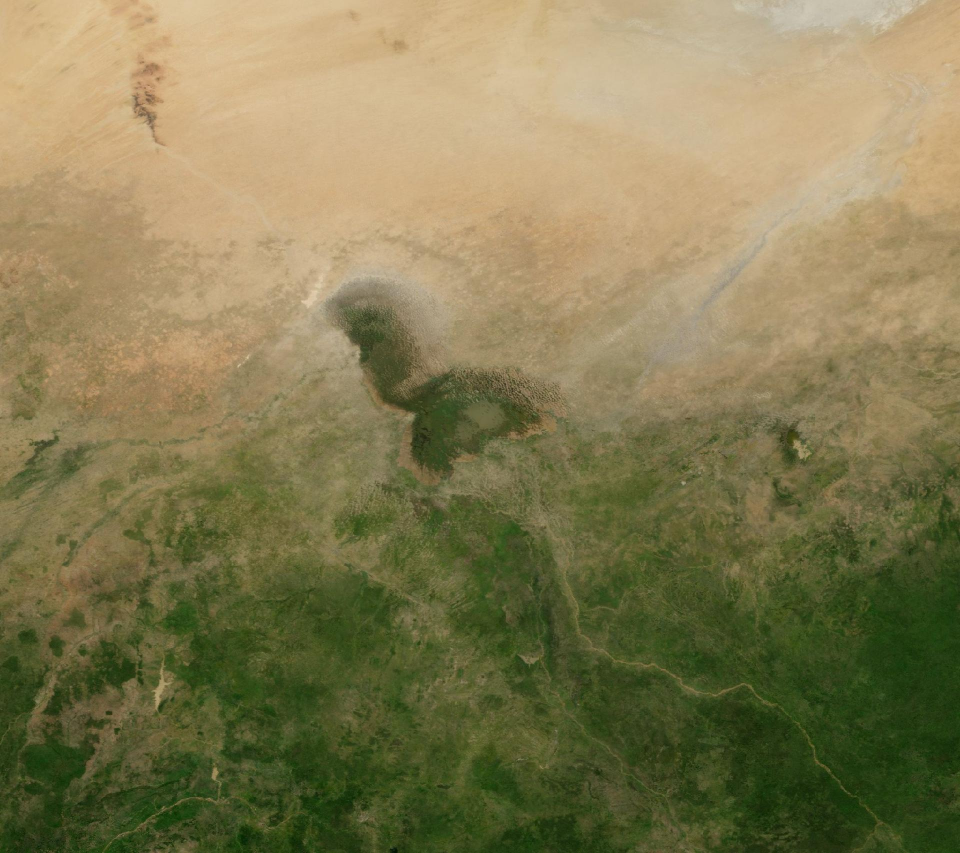
#> input picture creatorforge/films/fifty-2026-11-14/maps/chad.jpg, 1920 x 1706 px (shown at 1/2 size); its folder holds only this picture in this run
$ python -i fetch_assets.py   (imports and definitions only)
#> lines starting #> are read from the running program, lines starting #| are printed output that depends on the picture; after the words box and inside, x2 and y2 are one past the last pixel; in counts of white or black regions, pixels touching at a corner belong together
#> in cut, im is the input picture: PIL image 1920x1706 RGB; mean R, G, B 131.1, 123.6, 82.2
### creatorforge/worker/creatorforge_worker/media/cutouts.py
"""Real cut-out pictures for the Vox look: an object, a place or a public figure photographed for real, the subject
cut out, printed in black-and-white halftone with a white paper edge - the way editorial collages are made.

    c = cutouts.get("gavel", lib)            # -> Cutout(path, credit, name) or None
    c = cutouts.get("person:Narendra Modi", lib)

Photos come from Wikimedia Commons, keeping only public-domain and openly licensed files (the credit is kept and
shown). Fetched once on the pod and cached in the library folder; anything the library can't get returns None and
the graphic draws its vector icon instead, so a video never waits on or fails for a picture.

Cutting out: the ISNet model when the pod has it, else OpenCV GrabCut, else a plain-background flood fill. Every
cut is checked (a real subject, not the whole scene, not cut off at the edges) before it is used."""
from __future__ import annotations

import hashlib
import json
import os
import re
import threading
from dataclasses import dataclass
from pathlib import Path

# ---- the catalogue: object name -> Commons search (the words a script uses map onto these names) ---------------
CATALOG: dict[str, str] = {
    # hands (the collage workhorse)
    "hand pointing": "hand pointing index finger isolated white background",
    "hand holding": "hand holding isolated white background",
    "hand giving": "hand offering open palm isolated",
    "hand open": "open hand palm isolated white background",
    "hand fist": "raised fist isolated",
    "hand writing": "hand holding pen writing isolated",
    "hands shake": "handshake isolated white background",
    "hand phone": "hand holding smartphone isolated",
    "hand cash": "hand holding banknotes isolated",
    "hand vote": "inked finger india election",
    # money and economy
    "cash": "stack of banknotes isolated white background",
    "rupee note": "500 rupee banknote India",
    "coins": "stack of coins isolated white background",
    "rupee coin": "Indian rupee coin",
    "money bag": "money bag sack isolated",
    "wallet": "leather wallet isolated white background",
    "piggy bank": "piggy bank isolated white background",
    "calculator": "calculator isolated white background",
    "credit card": "credit card isolated",
    "gold": "gold bars bullion",
    "safe": "safe vault isolated",
    "receipt": "paper receipt isolated",
    "shopping cart": "shopping cart isolated white background",
    "price tag": "price tag isolated",
    "stock chart": "stock exchange board",
    # law, power, politics
    "gavel": "gavel isolated white background",
    "scales of justice": "scales of justice isolated",
    "handcuffs": "handcuffs isolated white background",
    "prison bars": "prison cell bars",
    "ballot box": "ballot box isolated",
    "evm": "electronic voting machine India",
    "megaphone": "megaphone isolated white background",
    "microphone": "microphone isolated white background",
    "podium": "lectern podium isolated",
    "crown": "crown isolated white background",
    "chess king": "chess king piece isolated",
    "chess pawn": "chess pawn isolated white background",
    "puppet": "marionette puppet strings",
    "mask": "theatre mask isolated",
    "chain": "metal chain isolated white background",
    "padlock": "padlock isolated white background",
    "key": "old key isolated white background",
    "stamp": "rubber stamp isolated",
    "signature": "fountain pen isolated white background",
    "flag pole": "empty flagpole",
    "crowd": "crowd of people rally",
    "protest": "protest placards crowd",
    "queue": "people queue line",
    "soldier": "soldier silhouette",
    "police": "police officer india",
    "lathi": "police baton",
    # media and tech
    "newspaper": "folded newspaper isolated white background",
    "old newspaper": "vintage newspaper stack",
    "television": "vintage television set isolated",
    "radio": "vintage radio isolated white background",
    "smartphone": "smartphone isolated white background",
    "old phone": "rotary telephone isolated",
    "laptop": "laptop isolated white background",
    "computer": "desktop computer isolated",
    "camera": "camera isolated white background",
    "server": "server rack data center",
    "satellite": "satellite in orbit",
    "magnifying glass": "magnifying glass isolated white background",
    "envelope": "envelope letter isolated white background",
    "documents": "stack of documents papers isolated",
    "file folder": "file folder isolated",
    "book": "old book isolated white background",
    "books": "stack of books isolated white background",
    "typewriter": "typewriter isolated white background",
    "pen": "fountain pen isolated",
    "pencil": "pencil isolated white background",
    "clipboard": "clipboard isolated white background",
    "speech bubble": "speech balloon",
    # everyday objects and symbols
    "clock": "wall clock isolated white background",
    "hourglass": "hourglass isolated white background",
    "calendar": "desk calendar isolated",
    "light bulb": "light bulb isolated white background",
    "bomb": "cartoon bomb fuse",
    "fire": "fire flames isolated black background",
    "smoke": "smoke isolated",
    "ladder": "wooden ladder isolated white background",
    "stairs": "stone staircase",
    "door": "old wooden door",
    "umbrella": "umbrella isolated white background",
    "dice": "dice isolated white background",
    "trophy": "trophy cup isolated white background",
    "medal": "medal isolated white background",
    "rocket": "rocket launch",
    "globe": "terrestrial globe isolated",
    "compass": "compass isolated white background",
    "map": "old map paper",
    "binoculars": "binoculars isolated white background",
    "shoe": "leather shoe isolated white background",
    "boot": "boot isolated white background",
    "suitcase": "suitcase isolated white background",
    "briefcase": "briefcase isolated white background",
    "pill": "pills isolated white background",
    "syringe": "syringe isolated white background",
    "stethoscope": "stethoscope isolated white background",
    "brain": "human brain model",
    "heart": "anatomical heart model",
    "eye": "human eye close up",
    "tree": "tree isolated white background",
    "wheat": "wheat ears isolated",
    "tractor": "tractor india",
    "water drop": "water drop",
    "oil barrel": "oil barrel isolated",
    "factory chimney": "factory chimney smoke",
    "power tower": "electricity pylon",
    "solar panel": "solar panel",
    # people as figures (charts with figures standing on bars)
    "businessman": "businessman standing full length isolated white background",
    "worker": "construction worker standing full length isolated",
    "farmer standing": "indian farmer standing full length",
    "student": "student standing full length isolated white background",
    "woman standing": "woman standing full length isolated white background",
    "man standing": "man standing full length isolated white background",
    "doctor": "doctor standing full length isolated white background",
    # transport
    "car": "car isolated white background",
    "truck": "truck isolated white background",
    "bus": "bus india",
    "train": "indian railways train",
    "plane": "airliner in flight",
    "ship": "cargo ship",
    "boat": "boat isolated",
    "bicycle": "bicycle isolated white background",
    "auto rickshaw": "auto rickshaw india",
    # places (India first)
    "parliament": "Parliament House New Delhi",
    "new parliament": "New Parliament building India",
    "red fort": "Red Fort Delhi",
    "india gate": "India Gate New Delhi",
    "supreme court": "Supreme Court of India building",
    "rashtrapati bhavan": "Rashtrapati Bhavan",
    "taj mahal": "Taj Mahal",
    "gateway of india": "Gateway of India Mumbai",
    "qutub minar": "Qutb Minar",
    "village": "indian village houses",
    "skyline": "Mumbai skyline",
    "office building": "office building facade",
    "skyscraper": "skyscraper",
    "bank": "bank building columns",
    "temple": "hindu temple india",
    "school": "school building india",
    "hospital": "hospital building india",
    "factory": "factory building",
    "farm": "farm field india",
    "column": "greek column isolated",
    "capitol": "United States Capitol",
    "white house": "White House Washington",
    "kremlin": "Moscow Kremlin",
    "big ben": "Big Ben Elizabeth Tower",
}

# the words scripts use -> catalogue names
ALIASES: dict[str, str] = {
    "money": "cash", "rupees": "rupee note", "currency": "cash", "notes": "cash", "coin": "coins",
    "phone": "smartphone", "mobile": "smartphone", "whatsapp": "smartphone", "message": "smartphone",
    "tv": "television", "news": "newspaper", "paper": "newspaper", "report": "documents", "document": "documents",
    "file": "file folder", "court": "gavel", "judge": "gavel", "law": "scales of justice", "justice": "scales of justice",
    "arrest": "handcuffs", "jail": "prison bars", "election": "ballot box", "vote": "ballot box", "voters": "crowd",
    "people": "crowd", "rally": "crowd", "speech": "microphone", "leader": "podium", "power": "crown",
    "control": "puppet", "lie": "mask", "fake": "mask", "propaganda": "megaphone", "search": "magnifying glass",
    "investigation": "magnifying glass", "evidence": "magnifying glass", "time": "clock", "deadline": "hourglass",
    "idea": "light bulb", "growth": "stairs", "rise": "stairs", "success": "trophy", "ads": "megaphone",
    "data": "server", "internet": "server", "website": "laptop", "farmers": "tractor", "farmer": "tractor",
    "government": "parliament", "delhi": "india gate", "army": "soldier", "travel": "suitcase", "business": "briefcase",
    "company": "office building", "health": "stethoscope", "medicine": "pill", "pollution": "factory chimney",
    "oil": "oil barrel", "electricity": "power tower", "school": "school", "education": "books", "book": "book",
    "letter": "envelope", "secret": "padlock", "freedom": "key", "trap": "chain", "plane": "plane", "flight": "plane",
    "stage": "podium", "rally speech": "podium", "censorship": "padlock", "corruption": "cash", "bribe": "hand cash",
    "inflation": "shopping cart", "prices": "price tag", "economy": "coins", "debt": "chain", "tax": "calculator",
    "budget": "calculator", "scam": "mask", "truth": "magnifying glass", "fear": "padlock", "hope": "light bulb",
    "risk": "dice", "luck": "dice", "war": "soldier", "attack": "bomb", "crisis": "fire", "danger": "fire",
    "victory": "trophy", "winner": "trophy", "race": "trophy", "strategy": "chess king", "game": "chess pawn",
    "pawn": "chess pawn", "voice": "microphone", "speak": "megaphone", "surveillance": "camera", "spy": "binoculars",
    "watch": "binoculars", "world": "globe", "global": "globe", "trade": "ship", "export": "ship", "jobs": "briefcase",
}

_PLACES = {"parliament", "new parliament", "red fort", "india gate", "supreme court", "rashtrapati bhavan", "taj mahal",
           "gateway of india", "qutub minar", "capitol", "white house", "kremlin", "big ben"}

_OK_LICENCE = re.compile(r"^(public domain|pd\b|pd-|cc0|cc by(-sa)?( \d\.\d)?|cc-by(-sa)?(-\d\.\d)?|no restrictions)",
                         re.I)


@dataclass
class Cutout:
    name: str
    path: Path
    credit: str = ""


FIGURES = {"ceo": "businessman", "boss": "businessman", "billionaire": "businessman", "rich": "businessman",
           "1%": "businessman", "worker": "worker", "labour": "worker", "labourer": "worker", "employee": "worker",
           "farmer": "farmer standing", "kisan": "farmer standing", "student": "student", "woman": "woman standing",
           "women": "woman standing", "man": "man standing", "men": "man standing", "doctor": "doctor",
           "teacher": "man standing", "voter": "man standing", "citizen": "man standing"}


# [45 lines left out: functions figure, resolve, known, library_dir, not called in this run]


def _slug(name: str) -> str:
    return re.sub(r"[^a-z0-9]+", "-", name.lower()).strip("-")[:60] or hashlib.sha1(name.encode()).hexdigest()[:10]


# [12 lines left out: function cached, not called in this run]


_locks: dict[str, threading.Lock] = {}
_locks_guard = threading.Lock()


# [62 lines left out: functions env_sources, _candidates, face_count, has_face, not called in this run]


# a "person:" photo must be the person: a lookalike, a statue or a costume is not them (2026-11-13: a search for
# Donald Trump returned a well-known photo of a Trump impersonator beside a Kim Jong-un impersonator)
NOT_THE_PERSON = ("impersonat", "lookalike", "look-alike", "look alike", "double", "parody", "costume", "cosplay",
                  "wax", "madame tussaud", "statue", "sculpture", "bust of", "mural", "graffiti", "caricature", "cartoon",
                  "effigy", "puppet", "mask", "drawing", "painting", "poster of", "cutout", "cardboard")


# [106 lines left out: functions person_ok, _person_rank, get, _download, make, not called in this run]


_BIREF: dict = {}


def birefnet_model(near: Path | None = None) -> Path | None:
    """BiRefNet (MIT): the sharpest cut-out model we use - hair, fine edges, thin masts. CF_BIREFNET, else a
    birefnet*.onnx beside the ISNet model or in <data>/models."""
    if os.environ.get("CF_BIREFNET") and Path(os.environ["CF_BIREFNET"]).is_file():
        return Path(os.environ["CF_BIREFNET"])
    dirs = [Path(near).parent] if near else []
    dirs.append(Path(os.environ.get("CF_DATA_DIR", "./creatorforge-data")) / "models")
    for d in dirs:
        found = sorted(d.glob("birefnet*.onnx")) if d.is_dir() else []
        if found:
            return found[0]
    return None


# [8 lines left out: function _providers, not called in this run]


def birefnet_fast() -> bool:
    return _providers()[0] == "CUDAExecutionProvider"


# [16 lines left out: function _birefnet, not called in this run]


def _mask(rgb, model: Path | None, person: bool):
    """Subject mask (L, 0-255): BiRefNet when available, else ISNet, else GrabCut, else plain-background flood fill."""
    from PIL import Image
    bref = birefnet_model(model)
    if bref is not None:
        try:
            return _birefnet(rgb, bref)
        except Exception:  # noqa: BLE001 - the next model down still cuts
            pass
    if model is not None and Path(model).is_file():
        try:
            import numpy as np
            from .layout import _cutout_session
            session = _cutout_session(Path(model))
            x = np.asarray(rgb.resize((1024, 1024), Image.LANCZOS), dtype=np.float32)
            x = x / max(float(x.max()), 1e-6) - 0.5
            pred = session.run(None, {session.get_inputs()[0].name: x.transpose(2, 0, 1)[None]})[0][0, 0]
            pred = (pred - pred.min()) / max(float(pred.max() - pred.min()), 1e-6)
            return Image.fromarray((pred * 255).astype("uint8"), "L").resize(rgb.size, Image.LANCZOS)
        except Exception:  # noqa: BLE001
            pass
    m = _plain_background(rgb)
    if m is not None:
        return m
    return None if person else _grabcut(rgb)     # never a guessed cut of a real person (a lost head, half a face)


def _plain_background(rgb):
    """Objects photographed on a plain (white or flat) background: flood the background in from the edges."""
    import numpy as np
    from PIL import Image
    a = np.asarray(rgb, dtype=np.int16)
    h, w, _ = a.shape
    border = np.concatenate([a[0], a[-1], a[:, 0], a[:, -1]])
    ref = np.median(border, axis=0)
#> ref = [136, 121, 80]
    spread = np.abs(border - ref).max(axis=1)
#> spread = 5288 values, max 135 at index 1975, min 1 at index 3317, mean 69.6
    if (spread < 28).mean() < 0.85:          # the edges are not one plain colour: not this kind of photo
        return None
    close = (np.abs(a - ref).max(axis=2) < 30)
    # flood fill from the border through "close" pixels
    from collections import deque
    bg = np.zeros((h, w), bool)
    q = deque()
    for x in range(w):
        for y in (0, h - 1):
            if close[y, x] and not bg[y, x]:
                bg[y, x] = True
                q.append((y, x))
    for y in range(h):
        for x in (0, w - 1):
            if close[y, x] and not bg[y, x]:
                bg[y, x] = True
                q.append((y, x))
    while q:
        y, x = q.popleft()
        for dy, dx in ((1, 0), (-1, 0), (0, 1), (0, -1)):
            ny, nx = y + dy, x + dx
            if 0 <= ny < h and 0 <= nx < w and close[ny, nx] and not bg[ny, nx]:
                bg[ny, nx] = True
                q.append((ny, nx))
    m = Image.fromarray(((~bg) * 255).astype("uint8"), "L")
    from PIL import ImageFilter
    return m.filter(ImageFilter.MedianFilter(5)).filter(ImageFilter.GaussianBlur(1.2))


def _grabcut(rgb):
    try:
        import cv2
        import numpy as np
    except ImportError:
        return None
    from PIL import Image, ImageFilter
    a = cv2.cvtColor(np.asarray(rgb), cv2.COLOR_RGB2BGR)
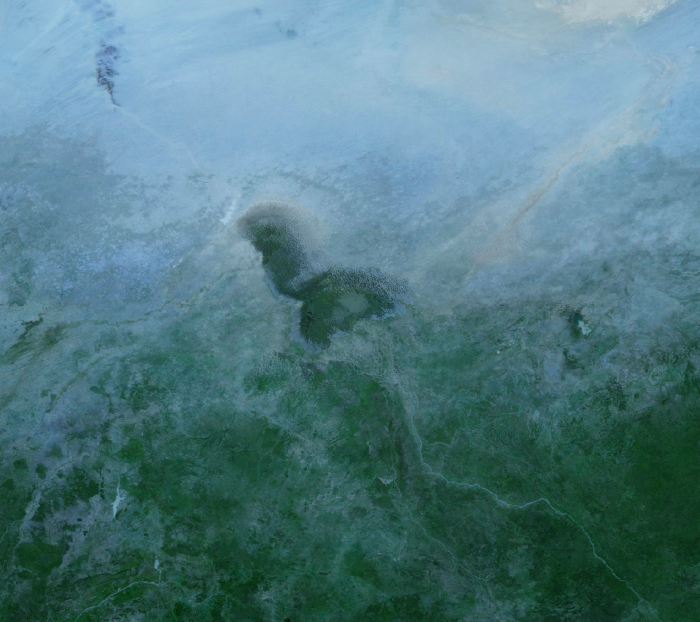
#> a: shape (1244, 1400, 3) (shown at 1/2 size); mean R, G, B 82.2, 123.6, 131.1
    h, w = a.shape[:2]
    scale = 640 / max(h, w)
    small = cv2.resize(a, (max(1, int(w * scale)), max(1, int(h * scale)))) if scale < 1 else a
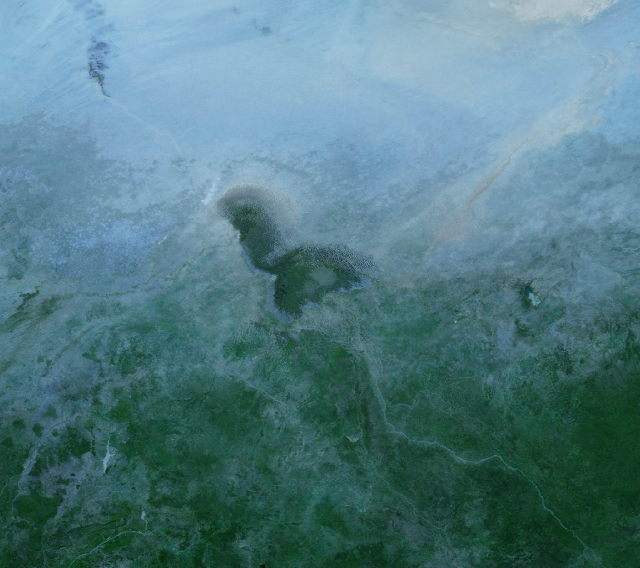
#> small: shape (568, 640, 3); mean R, G, B 82.1, 123.5, 131
    sh, sw = small.shape[:2]
    mask = np.zeros((sh, sw), np.uint8)
    rect = (int(sw * 0.06), int(sh * 0.04), int(sw * 0.88), int(sh * 0.94))
    bgd, fgd = np.zeros((1, 65), np.float64), np.zeros((1, 65), np.float64)
    try:
        cv2.grabCut(small, mask, rect, bgd, fgd, 6, cv2.GC_INIT_WITH_RECT)
    except cv2.error:
        return None
    fg = np.where((mask == 1) | (mask == 3), 255, 0).astype("uint8")
    # keep the largest piece only
    n, lab, stats, _ = cv2.connectedComponentsWithStats(fg, 8)
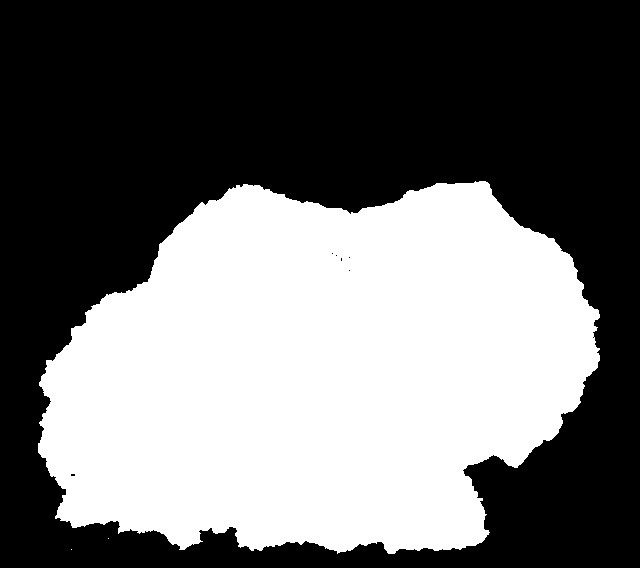
#> fg: shape (568, 640); 43.6% white; 3 white regions (2 under 20 px), largest, box (x1, y1, x2, y2) and area: (38, 181, 600, 554) 158331
    if n > 1:
        big = 1 + int(np.argmax(stats[1:, cv2.CC_STAT_AREA]))
        fg = np.where(lab == big, 255, 0).astype("uint8")
    # GrabCut is a fallback: refuse anything doubtful. A cut that runs along the starting rectangle (the sky kept
    # around a rocket) or fills its own box like a slab is a piece of scene, not an object.
    x0, y0, rw, rh = rect
#> (the rest of the program and of its run is left out)
